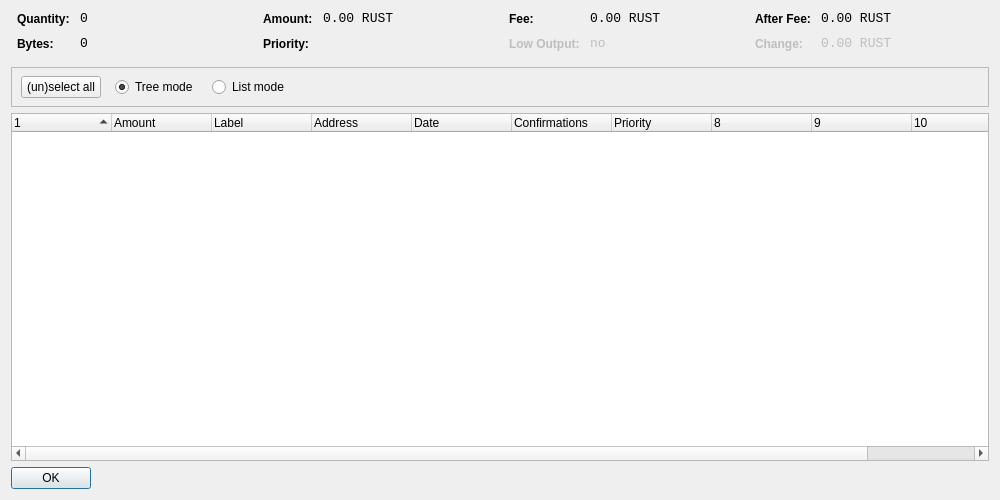
<?xml version="1.0" encoding="UTF-8"?>
<ui version="4.0">
 <class>CoinControlDialog</class>
 <widget class="QDialog" name="CoinControlDialog">
  <property name="geometry">
   <rect>
    <x>0</x>
    <y>0</y>
    <width>1000</width>
    <height>500</height>
   </rect>
  </property>
  <property name="windowTitle">
   <string>Coin Control</string>
  </property>
  <layout class="QVBoxLayout" name="verticalLayout">
   <item>
    <layout class="QHBoxLayout" name="horizontalLayoutTop" stretch="0,0,0,0">
     <property name="topMargin">
      <number>0</number>
     </property>
     <property name="bottomMargin">
      <number>10</number>
     </property>
     <item>
      <layout class="QFormLayout" name="formLayoutCoinControl1">
       <property name="horizontalSpacing">
        <number>10</number>
       </property>
       <property name="verticalSpacing">
        <number>10</number>
       </property>
       <property name="leftMargin">
        <number>6</number>
       </property>
       <property name="rightMargin">
        <number>6</number>
       </property>
       <item row="0" column="0">
        <widget class="QLabel" name="labelCoinControlQuantityText">
         <property name="styleSheet">
          <string notr="true">font-weight:bold;</string>
         </property>
         <property name="text">
          <string>Quantity:</string>
         </property>
        </widget>
       </item>
       <item row="0" column="1">
        <widget class="QLabel" name="labelCoinControlQuantity">
         <property name="font">
          <font>
           <family>Monospace</family>
           <pointsize>10</pointsize>
          </font>
         </property>
         <property name="cursor">
          <cursorShape>IBeamCursor</cursorShape>
         </property>
         <property name="contextMenuPolicy">
          <enum>Qt::ActionsContextMenu</enum>
         </property>
         <property name="text">
          <string notr="true">0</string>
         </property>
         <property name="textInteractionFlags">
          <set>Qt::LinksAccessibleByMouse|Qt::TextSelectableByKeyboard|Qt::TextSelectableByMouse</set>
         </property>
        </widget>
       </item>
       <item row="1" column="0">
        <widget class="QLabel" name="labelCoinControlBytesText">
         <property name="styleSheet">
          <string notr="true">font-weight:bold;</string>
         </property>
         <property name="text">
          <string>Bytes:</string>
         </property>
        </widget>
       </item>
       <item row="1" column="1">
        <widget class="QLabel" name="labelCoinControlBytes">
         <property name="font">
          <font>
           <family>Monospace</family>
           <pointsize>10</pointsize>
          </font>
         </property>
         <property name="cursor">
          <cursorShape>IBeamCursor</cursorShape>
         </property>
         <property name="contextMenuPolicy">
          <enum>Qt::ActionsContextMenu</enum>
         </property>
         <property name="text">
          <string notr="true">0</string>
         </property>
         <property name="textInteractionFlags">
          <set>Qt::LinksAccessibleByMouse|Qt::TextSelectableByKeyboard|Qt::TextSelectableByMouse</set>
         </property>
        </widget>
       </item>
      </layout>
     </item>
     <item>
      <layout class="QFormLayout" name="formLayoutCoinControl2">
       <property name="horizontalSpacing">
        <number>10</number>
       </property>
       <property name="verticalSpacing">
        <number>10</number>
       </property>
       <property name="leftMargin">
        <number>6</number>
       </property>
       <property name="rightMargin">
        <number>6</number>
       </property>
       <item row="0" column="0">
        <widget class="QLabel" name="labelCoinControlAmountText">
         <property name="styleSheet">
          <string notr="true">font-weight:bold;</string>
         </property>
         <property name="text">
          <string>Amount:</string>
         </property>
        </widget>
       </item>
       <item row="0" column="1">
        <widget class="QLabel" name="labelCoinControlAmount">
         <property name="font">
          <font>
           <family>Monospace</family>
           <pointsize>10</pointsize>
          </font>
         </property>
         <property name="cursor">
          <cursorShape>IBeamCursor</cursorShape>
         </property>
         <property name="contextMenuPolicy">
          <enum>Qt::ActionsContextMenu</enum>
         </property>
         <property name="text">
          <string notr="true">0.00 RUST</string>
         </property>
         <property name="textInteractionFlags">
          <set>Qt::LinksAccessibleByMouse|Qt::TextSelectableByKeyboard|Qt::TextSelectableByMouse</set>
         </property>
        </widget>
       </item>
       <item row="1" column="0">
        <widget class="QLabel" name="labelCoinControlPriorityText">
         <property name="styleSheet">
          <string notr="true">font-weight:bold;</string>
         </property>
         <property name="text">
          <string>Priority:</string>
         </property>
        </widget>
       </item>
       <item row="1" column="1">
        <widget class="QLabel" name="labelCoinControlPriority">
         <property name="font">
          <font>
           <family>Monospace</family>
           <pointsize>10</pointsize>
          </font>
         </property>
         <property name="cursor">
          <cursorShape>IBeamCursor</cursorShape>
         </property>
         <property name="contextMenuPolicy">
          <enum>Qt::ActionsContextMenu</enum>
         </property>
         <property name="text">
          <string/>
         </property>
         <property name="textInteractionFlags">
          <set>Qt::LinksAccessibleByMouse|Qt::TextSelectableByKeyboard|Qt::TextSelectableByMouse</set>
         </property>
        </widget>
       </item>
      </layout>
     </item>
     <item>
      <layout class="QFormLayout" name="formLayoutCoinControl3">
       <property name="horizontalSpacing">
        <number>10</number>
       </property>
       <property name="verticalSpacing">
        <number>10</number>
       </property>
       <property name="leftMargin">
        <number>6</number>
       </property>
       <property name="rightMargin">
        <number>6</number>
       </property>
       <item row="0" column="0">
        <widget class="QLabel" name="labelCoinControlFeeText">
         <property name="styleSheet">
          <string notr="true">font-weight:bold;</string>
         </property>
         <property name="text">
          <string>Fee:</string>
         </property>
        </widget>
       </item>
       <item row="0" column="1">
        <widget class="QLabel" name="labelCoinControlFee">
         <property name="font">
          <font>
           <family>Monospace</family>
           <pointsize>10</pointsize>
          </font>
         </property>
         <property name="cursor">
          <cursorShape>IBeamCursor</cursorShape>
         </property>
         <property name="contextMenuPolicy">
          <enum>Qt::ActionsContextMenu</enum>
         </property>
         <property name="text">
          <string notr="true">0.00 RUST</string>
         </property>
         <property name="textInteractionFlags">
          <set>Qt::LinksAccessibleByMouse|Qt::TextSelectableByKeyboard|Qt::TextSelectableByMouse</set>
         </property>
        </widget>
       </item>
       <item row="1" column="0">
        <widget class="QLabel" name="labelCoinControlLowOutputText">
         <property name="enabled">
          <bool>false</bool>
         </property>
         <property name="styleSheet">
          <string notr="true">font-weight:bold;</string>
         </property>
         <property name="text">
          <string>Low Output:</string>
         </property>
        </widget>
       </item>
       <item row="1" column="1">
        <widget class="QLabel" name="labelCoinControlLowOutput">
         <property name="enabled">
          <bool>false</bool>
         </property>
         <property name="font">
          <font>
           <family>Monospace</family>
           <pointsize>10</pointsize>
          </font>
         </property>
         <property name="cursor">
          <cursorShape>IBeamCursor</cursorShape>
         </property>
         <property name="contextMenuPolicy">
          <enum>Qt::ActionsContextMenu</enum>
         </property>
         <property name="text">
          <string notr="true">no</string>
         </property>
         <property name="textInteractionFlags">
          <set>Qt::LinksAccessibleByMouse|Qt::TextSelectableByKeyboard|Qt::TextSelectableByMouse</set>
         </property>
        </widget>
       </item>
      </layout>
     </item>
     <item>
      <layout class="QFormLayout" name="formLayoutCoinControl4">
       <property name="horizontalSpacing">
        <number>10</number>
       </property>
       <property name="verticalSpacing">
        <number>10</number>
       </property>
       <property name="leftMargin">
        <number>6</number>
       </property>
       <property name="rightMargin">
        <number>6</number>
       </property>
       <item row="0" column="0">
        <widget class="QLabel" name="labelCoinControlAfterFeeText">
         <property name="styleSheet">
          <string notr="true">font-weight:bold;</string>
         </property>
         <property name="text">
          <string>After Fee:</string>
         </property>
        </widget>
       </item>
       <item row="0" column="1">
        <widget class="QLabel" name="labelCoinControlAfterFee">
         <property name="font">
          <font>
           <family>Monospace</family>
           <pointsize>10</pointsize>
          </font>
         </property>
         <property name="cursor">
          <cursorShape>IBeamCursor</cursorShape>
         </property>
         <property name="contextMenuPolicy">
          <enum>Qt::ActionsContextMenu</enum>
         </property>
         <property name="text">
          <string notr="true">0.00 RUST</string>
         </property>
         <property name="textInteractionFlags">
          <set>Qt::LinksAccessibleByMouse|Qt::TextSelectableByKeyboard|Qt::TextSelectableByMouse</set>
         </property>
        </widget>
       </item>
       <item row="1" column="0">
        <widget class="QLabel" name="labelCoinControlChangeText">
         <property name="enabled">
          <bool>false</bool>
         </property>
         <property name="styleSheet">
          <string notr="true">font-weight:bold;</string>
         </property>
         <property name="text">
          <string>Change:</string>
         </property>
        </widget>
       </item>
       <item row="1" column="1">
        <widget class="QLabel" name="labelCoinControlChange">
         <property name="enabled">
          <bool>false</bool>
         </property>
         <property name="font">
          <font>
           <family>Monospace</family>
           <pointsize>10</pointsize>
          </font>
         </property>
         <property name="cursor">
          <cursorShape>IBeamCursor</cursorShape>
         </property>
         <property name="contextMenuPolicy">
          <enum>Qt::ActionsContextMenu</enum>
         </property>
         <property name="text">
          <string notr="true">0.00 RUST</string>
         </property>
         <property name="textInteractionFlags">
          <set>Qt::LinksAccessibleByMouse|Qt::TextSelectableByKeyboard|Qt::TextSelectableByMouse</set>
         </property>
        </widget>
       </item>
      </layout>
     </item>
    </layout>
   </item>
   <item>
    <widget class="QFrame" name="frame">
     <property name="minimumSize">
      <size>
       <width>0</width>
       <height>40</height>
      </size>
     </property>
     <property name="frameShape">
      <enum>QFrame::StyledPanel</enum>
     </property>
     <property name="frameShadow">
      <enum>QFrame::Sunken</enum>
     </property>
     <widget class="QWidget" name="horizontalLayoutWidget">
      <property name="geometry">
       <rect>
        <x>10</x>
        <y>0</y>
        <width>781</width>
        <height>41</height>
       </rect>
      </property>
      <layout class="QHBoxLayout" name="horizontalLayoutPanel" stretch="0,0,0,0,0">
       <property name="spacing">
        <number>14</number>
       </property>
       <item>
        <widget class="QPushButton" name="pushButtonSelectAll">
         <property name="sizePolicy">
          <sizepolicy hsizetype="Maximum" vsizetype="Fixed">
           <horstretch>0</horstretch>
           <verstretch>0</verstretch>
          </sizepolicy>
         </property>
         <property name="text">
          <string>(un)select all</string>
         </property>
        </widget>
       </item>
       <item>
        <widget class="QRadioButton" name="radioTreeMode">
         <property name="sizePolicy">
          <sizepolicy hsizetype="Maximum" vsizetype="Fixed">
           <horstretch>0</horstretch>
           <verstretch>0</verstretch>
          </sizepolicy>
         </property>
         <property name="text">
          <string>Tree mode</string>
         </property>
         <property name="checked">
          <bool>true</bool>
         </property>
        </widget>
       </item>
       <item>
        <widget class="QRadioButton" name="radioListMode">
         <property name="sizePolicy">
          <sizepolicy hsizetype="Maximum" vsizetype="Fixed">
           <horstretch>0</horstretch>
           <verstretch>0</verstretch>
          </sizepolicy>
         </property>
         <property name="text">
          <string>List mode</string>
         </property>
        </widget>
       </item>
       <item>
        <spacer name="horizontalSpacer">
         <property name="orientation">
          <enum>Qt::Horizontal</enum>
         </property>
         <property name="sizeHint" stdset="0">
          <size>
           <width>40</width>
           <height>20</height>
          </size>
         </property>
        </spacer>
       </item>
      </layout>
     </widget>
    </widget>
   </item>
   <item>
    <widget class="CoinControlTreeWidget" name="treeWidget">
     <property name="contextMenuPolicy">
      <enum>Qt::CustomContextMenu</enum>
     </property>
     <property name="sortingEnabled">
      <bool>false</bool>
     </property>
     <property name="columnCount">
      <number>11</number>
     </property>
     <attribute name="headerShowSortIndicator" stdset="0">
      <bool>true</bool>
     </attribute>
     <attribute name="headerStretchLastSection">
      <bool>false</bool>
     </attribute>
     <column>
      <property name="text">
       <string/>
      </property>
     </column>
     <column>
      <property name="text">
       <string>Amount</string>
      </property>
     </column>
     <column>
      <property name="text">
       <string>Label</string>
      </property>
     </column>
     <column>
      <property name="text">
       <string>Address</string>
      </property>
     </column>
     <column>
      <property name="text">
       <string>Date</string>
      </property>
     </column>
     <column>
      <property name="text">
       <string>Confirmations</string>
      </property>
      <property name="toolTip">
       <string>Confirmed</string>
      </property>
     </column>
     <column>
      <property name="text">
       <string>Priority</string>
      </property>
     </column>
     <column>
      <property name="text">
       <string/>
      </property>
     </column>
     <column>
      <property name="text">
       <string/>
      </property>
     </column>
     <column>
      <property name="text">
       <string/>
      </property>
     </column>
     <column>
      <property name="text">
       <string/>
      </property>
     </column>
    </widget>
   </item>
   <item>
    <widget class="QDialogButtonBox" name="buttonBox">
     <property name="sizePolicy">
      <sizepolicy hsizetype="Maximum" vsizetype="Fixed">
       <horstretch>0</horstretch>
       <verstretch>0</verstretch>
      </sizepolicy>
     </property>
     <property name="orientation">
      <enum>Qt::Horizontal</enum>
     </property>
     <property name="standardButtons">
      <set>QDialogButtonBox::Ok</set>
     </property>
    </widget>
   </item>
  </layout>
 </widget>
 <customwidgets>
  <customwidget>
   <class>CoinControlTreeWidget</class>
   <extends>QTreeWidget</extends>
   <header>coincontroltreewidget.h</header>
  </customwidget>
 </customwidgets>
 <resources/>
 <connections/>
</ui>
